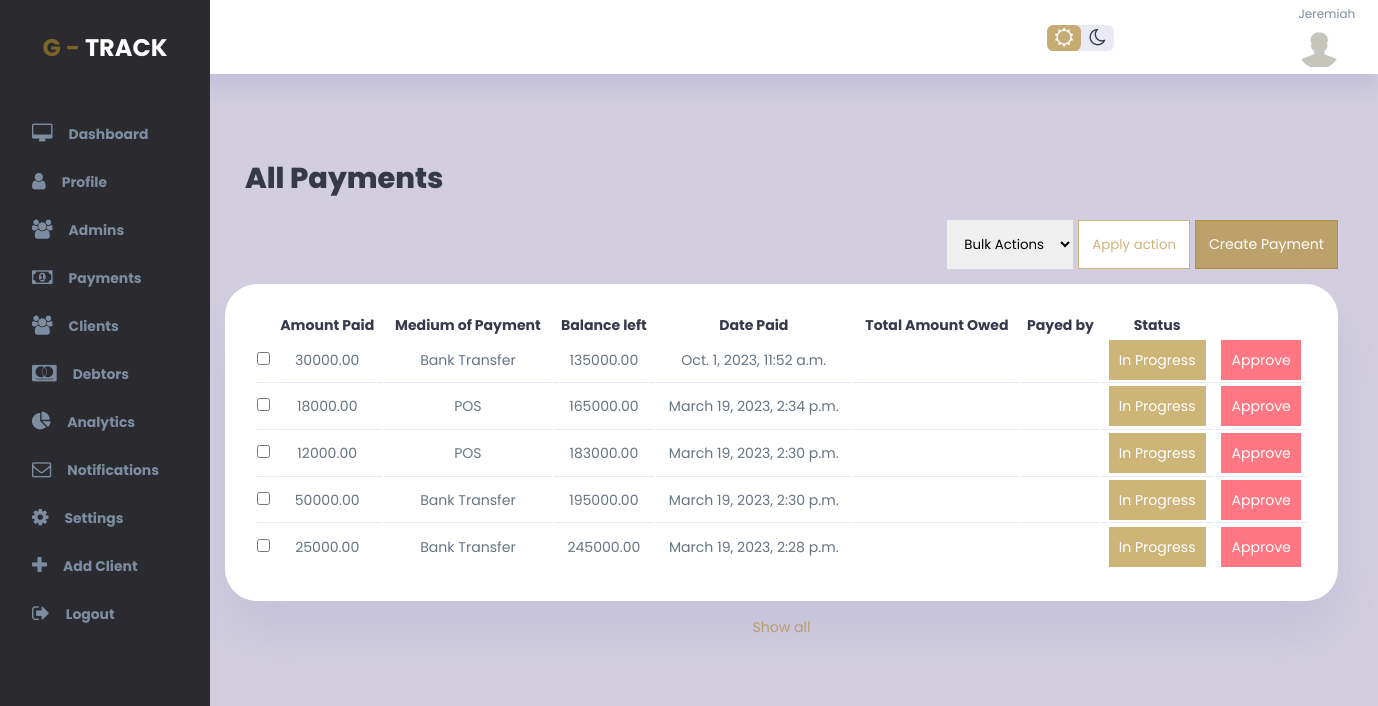
The page /payments (signed in) on the database as committed earlier.
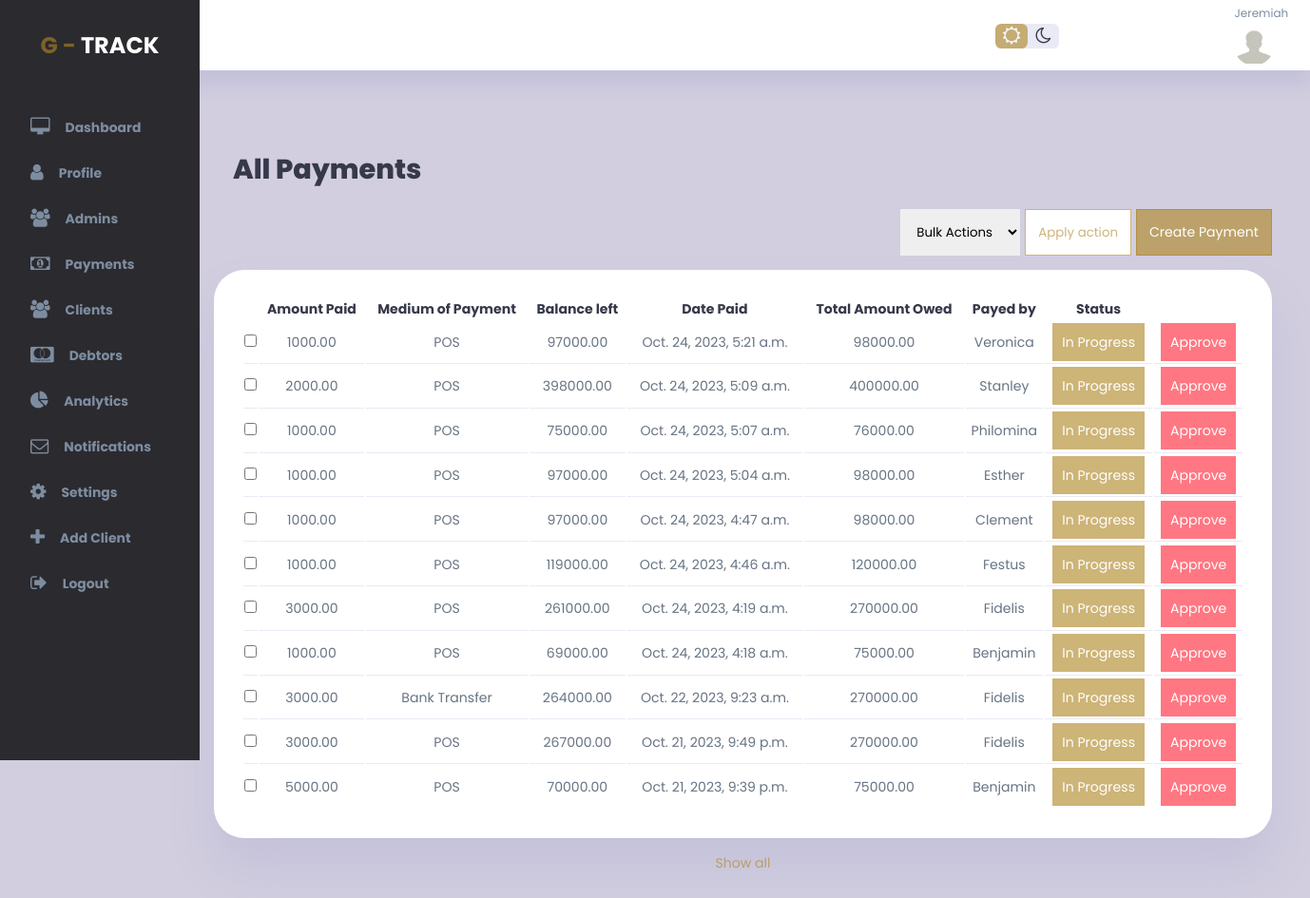
The same page on the database as committed later.
### gtrack_app/models.py (models this page shows)
class Payment(models.Model):
    debtor_id = models.ForeignKey(Debtor, on_delete=models.CASCADE, blank=True, null=True)  # Foreign key to Debtor
    client_id = models.ForeignKey(User, on_delete=models.CASCADE, blank=True, null=True)
    medium_of_payment = models.CharField(max_length=65, null=True, blank=True)
    amount_payed = models.DecimalField(max_digits=10, decimal_places=2, null=True)
    status = models.CharField(max_length=65, null=True, blank=True)
    balance_left = models.DecimalField(max_digits=10, decimal_places=2, default=0.00)
    date_payed = models.DateTimeField(auto_now=True)

class Debtor(models.Model):
    client_id = models.IntegerField(blank=True, null=True)
    firstname = models.CharField(max_length=65, null=True, blank=True)
    surname = models.CharField(max_length=65, null=True, blank=True)
    address = models.CharField(max_length=65, null=True, blank=True)
    phone = models.CharField(max_length=65, null=True, blank=True)
    email = models.CharField(max_length=65, null=True, blank=True)
    guarantors_name = models.CharField(max_length=65, null=True, blank=True)
    guarantors_phone = models.CharField(max_length=65, null=True, blank=True)
    guarantors_email = models.CharField(max_length=65, null=True, blank=True)
    amount_owed = models.DecimalField(max_digits=10, decimal_places=2, default=0.00)
    date_captured = models.DateTimeField(auto_now=True)
    due_date = models.DateField(null=True, blank=True)

### gtrack_app/views.py (the view)
# urls.py: path('payments', views.payments, name='payments'),
@login_required
def payments(request):
    all_payments = Payment.objects.select_related('debtor_id').order_by('date_payed').reverse()
    return render(request, 'payments/payments.html', {'payments': all_payments})

### templates/payments/payments.html (shortened to what the changed rows need)
{% extends 'base.html' %}
{% block content %}
{% load static %}
<div class="wrapper">
    <div class="main-container">
        <div class="panel cover">
            <main>
                <h1 class="panel-label">All Payments</h1>
                <div class="panel-body">
                    <form method="post" action="{% url 'payments_bulk_actions' %}">
                        <div class="admin-panel">
                            <table>
                                <thead>
                                    <tr>
                                        <th></th>
                                        <th>Amount Paid</th>
                                        <th>Medium of Payment</th>
                                        <th>Balance left</th>
                                        <th>Date Paid</th>
                                        <th>Total Amount Owed</th>
                                        <th>Payed by</th>
                                        <th>Status</th>
                                    </tr>
                                </thead>
                                <tbody>
                                    {% for payment in payments %}
                                    <tr>
                                        <td><input type="checkbox" value="{{payment.id}}" name="selected_users"></td>
                                        <td>{{ payment.amount_payed }}</td>
                                        <td>{{ payment.medium_of_payment }}</td>
                                        <td>{{ payment.balance_left }}</td>
                                        <td>{{ payment.date_payed }}</td>
                                        <td>{{ payment.debtor_id.amount_owed }}</td>
                                        <td>{{ payment.debtor_id.firstname }} {{ payment.debtor.surname }}</td>
                                        <td><a class="primary-btn">{{ payment.status }}</a></td>
                                        <td>
                                            <a class="danger-btn" href="{% url 'approve_payment' user_id=payment.id %}"
                                               onclick="return confirm('Are you sure you want to approve this payment?')">Approve</a>
                                        </td>
                                    </tr>
                                    {% endfor %}
                                </tbody>
                            </table>
                        </div>
                    </form>
                </div>
            </main>
        </div>
    </div>
</div>
{% endblock %}

Rows that differ between the two databases and show on the page:
removed Payment: amount_payed "30000.00", medium_of_payment "Bank Transfer", balance_left "135000.00", date_payed "Oct. 1, 2023, 11:52 a.m.", status "In Progress"
removed Payment: amount_payed "18000.00", medium_of_payment "POS", balance_left "165000.00", date_payed "March 19, 2023, 2:34 p.m.", status "In Progress"
removed Payment: amount_payed "12000.00", medium_of_payment "POS", balance_left "183000.00", date_payed "March 19, 2023, 2:30 p.m.", status "In Progress"
removed Payment: amount_payed "50000.00", medium_of_payment "Bank Transfer", balance_left "195000.00", date_payed "March 19, 2023, 2:30 p.m.", status "In Progress"
removed Payment: amount_payed "25000.00", medium_of_payment "Bank Transfer", balance_left "245000.00", date_payed "March 19, 2023, 2:28 p.m.", status "In Progress"
added Payment: amount_payed "1000.00", medium_of_payment "POS", balance_left "97000.00", date_payed "Oct. 24, 2023, 5:21 a.m.", debtor_id.amount_owed "98000.00", debtor_id.firstname "Veronica", status "In Progress"
added Payment: amount_payed "2000.00", medium_of_payment "POS", balance_left "398000.00", date_payed "Oct. 24, 2023, 5:09 a.m.", debtor_id.amount_owed "400000.00", debtor_id.firstname "Stanley", status "In Progress"
added Payment: amount_payed "1000.00", medium_of_payment "POS", balance_left "75000.00", date_payed "Oct. 24, 2023, 5:07 a.m.", debtor_id.amount_owed "76000.00", debtor_id.firstname "Philomina", status "In Progress"
added Payment: amount_payed "1000.00", medium_of_payment "POS", balance_left "97000.00", date_payed "Oct. 24, 2023, 5:04 a.m.", debtor_id.amount_owed "98000.00", debtor_id.firstname "Esther", status "In Progress"
added Payment: amount_payed "1000.00", medium_of_payment "POS", balance_left "97000.00", date_payed "Oct. 24, 2023, 4:47 a.m.", debtor_id.amount_owed "98000.00", debtor_id.firstname "Clement", status "In Progress"
added Payment: amount_payed "1000.00", medium_of_payment "POS", balance_left "119000.00", date_payed "Oct. 24, 2023, 4:46 a.m.", debtor_id.amount_owed "120000.00", debtor_id.firstname "Festus", status "In Progress"
added Payment: amount_payed "3000.00", medium_of_payment "POS", balance_left "261000.00", date_payed "Oct. 24, 2023, 4:19 a.m.", debtor_id.amount_owed "270000.00", debtor_id.firstname "Fidelis", status "In Progress"
added Payment: amount_payed "1000.00", medium_of_payment "POS", balance_left "69000.00", date_payed "Oct. 24, 2023, 4:18 a.m.", debtor_id.amount_owed "75000.00", debtor_id.firstname "Benjamin", status "In Progress"
added Payment: amount_payed "3000.00", medium_of_payment "Bank Transfer", balance_left "264000.00", date_payed "Oct. 22, 2023, 9:23 a.m.", debtor_id.amount_owed "270000.00", debtor_id.firstname "Fidelis", status "In Progress"
added Payment: amount_payed "3000.00", medium_of_payment "POS", balance_left "267000.00", date_payed "Oct. 21, 2023, 9:49 p.m.", debtor_id.amount_owed "270000.00", debtor_id.firstname "Fidelis", status "In Progress"
added Payment: amount_payed "5000.00", medium_of_payment "POS", balance_left "70000.00", date_payed "Oct. 21, 2023, 9:39 p.m.", debtor_id.amount_owed "75000.00", debtor_id.firstname "Benjamin", status "In Progress"
